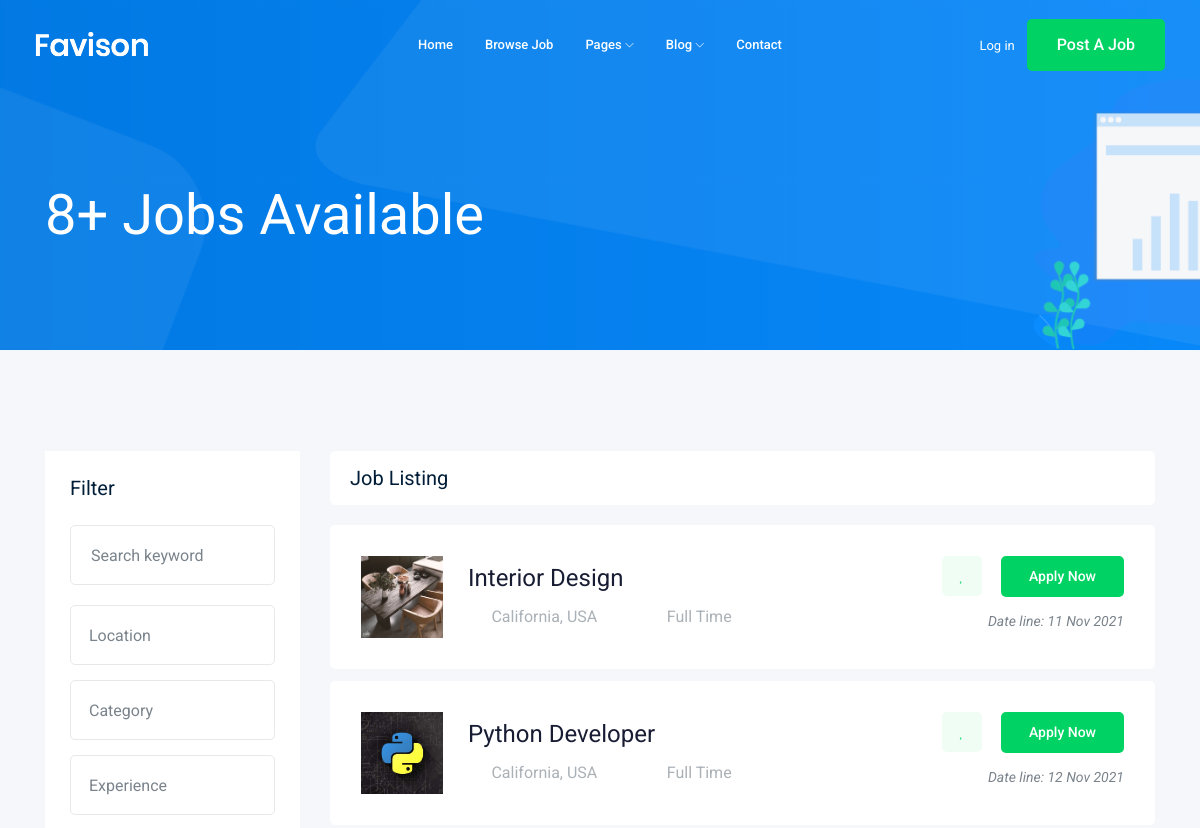
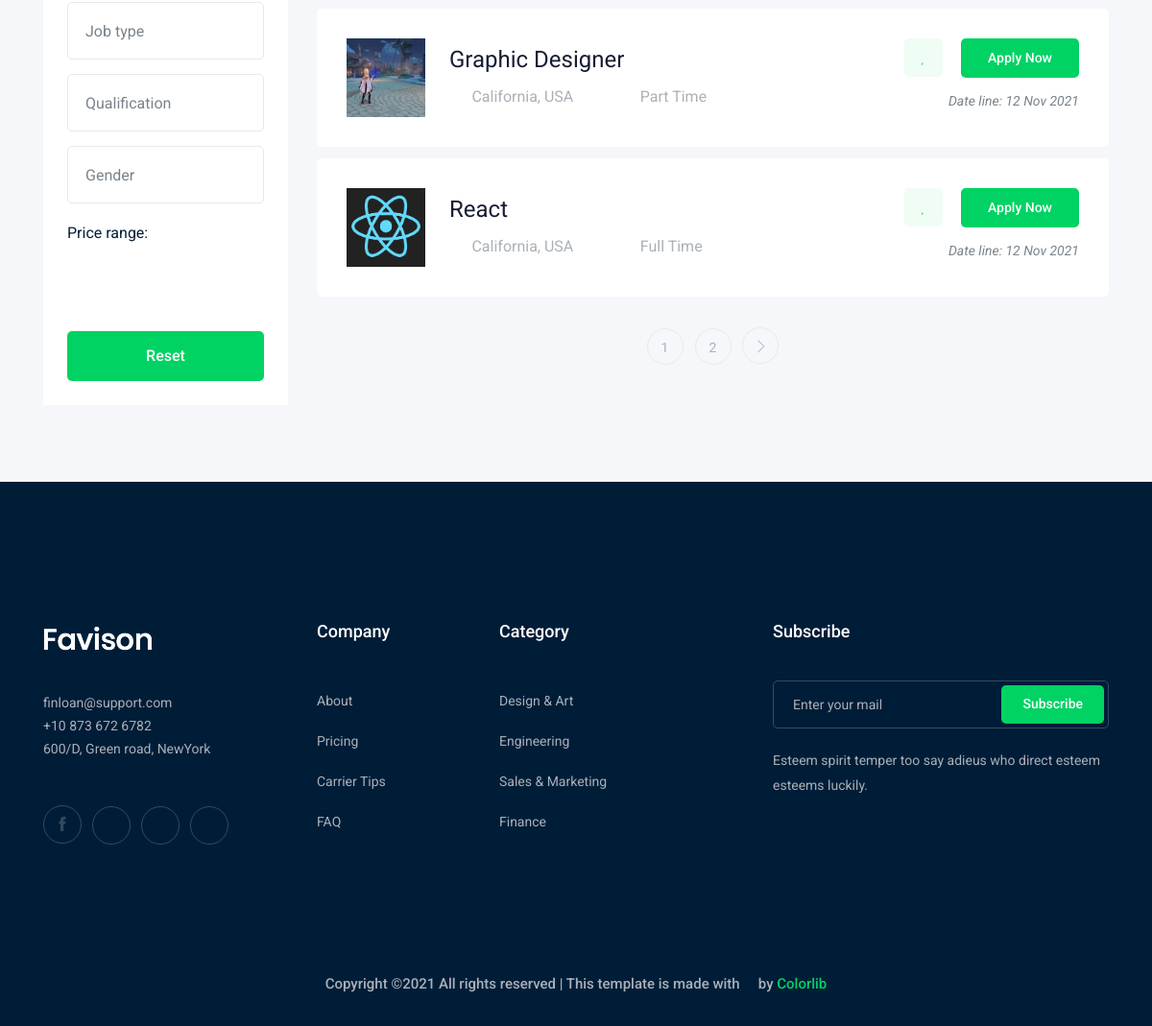
The page /job/ on the database its author committed (2 pictures, top to bottom).
### job/models.py (models this page shows, shortened)
class Job(models.Model):
    id = models.AutoField(primary_key=True)
    title = models.CharField(max_length=100, default='')
    job_type = models.CharField(max_length=15, choices=JOB_TITLE)
    description = models.TextField(max_length=1000, default='')
    published_at = models.DateTimeField(auto_now=True)
    vacancy = models.IntegerField(default=1)
    salary = models.IntegerField(default=0)
    category = models.ForeignKey(Category, on_delete=models.CASCADE)
    experience = models.IntegerField(default=0)
    image = models.ImageField(upload_to='job/', default='')

### job/views.py (the view)
# urls.py: path('', views.joblist, name='joblist'),
def joblist(request):
    joblist1 = Job.objects.all()
    paginator = Paginator(joblist1, 4)
    page_number = request.GET.get('page')
    page_obj = paginator.get_page(page_number)
    context = {'joblist1': page_obj, 'listlength': joblist1 }
    return render(request, 'job/joblist.html', context)

### job/templates/job/joblist.html (shortened to what this page needs)
{% load static %}
<!doctype html>
<html class="no-js" lang="zxx">
<head>
    <link rel="stylesheet" href="{% static 'css/bootstrap.min.css' %}">
    <link rel="stylesheet" href="{% static 'css/owl.carousel.min.css' %}">
    <link rel="stylesheet" href="{% static 'css/magnific-popup.css' %}">
    <link rel="stylesheet" href="{% static 'css/font-awesome.min.css' %}">
    <link rel="stylesheet" href="{% static 'css/themify-icons.css' %}">
    <link rel="stylesheet" href="{% static 'css/nice-select.css' %}">
    <link rel="stylesheet" href="{% static 'css/flaticon.css' %}">
    <link rel="stylesheet" href="{% static 'css/jquery-ui.css' %}">
    <link rel="stylesheet" href="{% static 'css/gijgo.css' %}">
    <link rel="stylesheet" href="{% static 'css/animate.min.css' %}">
    <link rel="stylesheet" href="{% static 'css/slicknav.css' %}">
    <link rel="stylesheet" href="{% static 'css/style.css' %}">
</head>
<body>
    <header>
        <div class="header-area ">
            <div id="sticky-header" class="main-header-area">
                <div class="container-fluid ">
                    <div class="header_bottom_border">
                        <div class="row align-items-center">
                            <div class="col-xl-3 col-lg-2">
                                <div class="logo">
                                    <a href="index.html">
                                        <img src="img/logo.png" alt="">
                                    </a>
                                </div>
                            </div>
                            <div class="col-xl-6 col-lg-7">
                                <div class="main-menu  d-none d-lg-block">
                                    <nav>
                                        <ul id="navigation">
                                            <li><a href="index.html">home</a></li>
                                            <li><a href="jobs.html">Browse Job</a></li>
                                            <li><a href="#">pages <i class="ti-angle-down"></i></a>
                                            </li>
                                            <li><a href="#">blog <i class="ti-angle-down"></i></a>
                                            </li>
                                            <li><a href="contact.html">Contact</a></li>
                                        </ul>
                                    </nav>
                                </div>
                            </div>
                            <div class="col-xl-3 col-lg-3 d-none d-lg-block">
                                <div class="Appointment">
                                    <div class="phone_num d-none d-xl-block">
                                        <a href="#">Log in</a>
                                    </div>
                                    <div class="d-none d-lg-block">
                                        <a class="boxed-btn3" href="{% url 'job:add'%}">Post a Job</a>
                                    </div>
                                </div>
                            </div>
                            <div class="col-12">
                            </div>
                        </div>
                    </div>
                </div>
            </div>
        </div>
    </header>
    <div class="bradcam_area bradcam_bg_1">
        <div class="container">
            <div class="row">
                <div class="col-xl-12">
                    <div class="bradcam_text">
                        <h3>{{listlength.count}}+ Jobs Available</h3>
                    </div>
                </div>
            </div>
        </div>
    </div>
    <div class="job_listing_area plus_padding">
        <div class="container">
            <div class="row">
                <div class="col-lg-3">
                    <div class="job_filter white-bg">
                        <div class="form_inner white-bg">
                            <h3>Filter</h3>
                            <form action="#">
                                <div class="row">
                                    <div class="col-lg-12">
                                        <div class="single_field">
                                            <input type="text" placeholder="Search keyword">
                                        </div>
                                    </div>
                                    <div class="col-lg-12">
                                    </div>
                                    <div class="col-lg-12">
                                    </div>
                                    <div class="col-lg-12">
                                    </div>
                                    <div class="col-lg-12">
                                    </div>
                                    <div class="col-lg-12">
                                    </div>
                                    <div class="col-lg-12">
                                    </div>
                                </div>
                            </form>
                        </div>
                        <div class="range_wrap">
                            <label for="amount">Price range:</label>
                            <p>
                                <input type="text" id="amount" readonly style="border:0; color:#7A838B; font-size: 14px; font-weight:400;">
                            </p>
                        </div>
                        <div class="reset_btn">
                            <button  class="boxed-btn3 w-100" type="submit">Reset</button>
                        </div>
                    </div>
                </div>
                <div class="col-lg-9">
                    <div class="recent_joblist_wrap">
                        <div class="recent_joblist white-bg ">
                            <div class="row align-items-center">
                                <div class="col-md-6">
                                    <h4>Job Listing</h4>
                                </div>
                            </div>
                        </div>
                    </div>
                    <div class="job_lists m-0">
                        <div class="row">
                            {% for i in joblist1 %}
                            <div class="col-lg-12 col-md-12">
                                <div class="single_jobs white-bg d-flex justify-content-between">
                                    <div class="jobs_left d-flex align-items-center">
                                        <div class="thumb" style="display: flex;justify-content: center;align-items: center;">
                                            <img src="{{i.image.url}}" alt="" width="82px" height="82px">
                                        </div>
                                        <div class="jobs_conetent">
                                            <a href="{% url 'job:job_details' i.id %}"><h4>{{i.title}}</h4></a>
                                            <div class="links_locat d-flex align-items-center">
                                                <div class="location">
                                                    <p> <i class="fa fa-map-marker"></i> California, USA</p>
                                                </div>
                                                <div class="location">
                                                    <p> <i class="fa fa-clock-o"></i>{{i.job_type}}</p>
                                                </div>
                                            </div>
                                        </div>
                                    </div>
                                    <div class="jobs_right">
                                        <div class="apply_now">
                                            <a class="heart_mark" href="#"> <i class="fa fa-heart"></i> </a>
                                            <a href="{% url 'job:job_details' i.id %}" class="boxed-btn3">Apply Now</a>
                                        </div>
                                        <div class="date">
                                            <p>Date line: {{i.published_at|date:'d M o'}}</p>
                                        </div>
                                    </div>
                                </div>
                            </div>
                            {% endfor %}
                        </div>
                        {% if joblist1.has_other_pages %}
                        <div class="row">
                            <div class="col-lg-12">
                                <div class="pagination_wrap">
                                    <ul>
                                        {% for i in joblist1.paginator.page_range %}
                                        <li><a href="?page={{i}}"><span>{{i}}</span></a></li>
                                        {% endfor %}
                                        {% if joblist1.has_next %}
                                            <li><a href="?page={{jobs.next.page_number}}"> <i class="ti-angle-right"></i> </a></li>
                                        {% endif %}
                                    </ul>
                                </div>
                            </div>
                        </div>
                        {% endif %}
                    </div>
                </div>
            </div>
        </div>
    </div>
    <footer class="footer">
        <div class="footer_top">
            <div class="container">
                <div class="row">
                    <div class="col-xl-3 col-md-6 col-lg-3">
                        <div class="footer_widget wow fadeInUp" data-wow-duration="1s" data-wow-delay=".3s">
                            <div class="footer_logo">
                                <a href="#">
                                    <img src="img/logo.png" alt="">
                                </a>
                            </div>
                            <p>
                                finloan@support.com <br>
                                +10 873 672 6782 <br>
                                600/D, Green road, NewYork
                            </p>
                            <div class="socail_links">
                                <ul>
                                    <li>
                                        <a href="#">
                                            <i class="ti-facebook"></i>
                                        </a>
                                    </li>
                                    <li>
                                        <a href="#">
                                            <i class="fa fa-google-plus"></i>
                                        </a>
                                    </li>
                                    <li>
                                        <a href="#">
                                            <i class="fa fa-twitter"></i>
                                        </a>
                                    </li>
                                    <li>
                                        <a href="#">
                                            <i class="fa fa-instagram"></i>
                                        </a>
                                    </li>
                                </ul>
                            </div>
                        </div>
                    </div>
                    <div class="col-xl-2 col-md-6 col-lg-2">
                        <div class="footer_widget wow fadeInUp" data-wow-duration="1.1s" data-wow-delay=".4s">
                            <h3 class="footer_title">
                                Company
                            </h3>
                            <ul>
                                <li><a href="#">About </a></li>
                                <li><a href="#"> Pricing</a></li>
                                <li><a href="#">Carrier Tips</a></li>
                                <li><a href="#">FAQ</a></li>
                            </ul>
                        </div>
                    </div>
                    <div class="col-xl-3 col-md-6 col-lg-3">
                        <div class="footer_widget wow fadeInUp" data-wow-duration="1.2s" data-wow-delay=".5s">
                            <h3 class="footer_title">
                                Category
                            </h3>
                            <ul>
                                <li><a href="#">Design & Art</a></li>
                                <li><a href="#">Engineering</a></li>
                                <li><a href="#">Sales & Marketing</a></li>
                                <li><a href="#">Finance</a></li>
                            </ul>
                        </div>
                    </div>
                    <div class="col-xl-4 col-md-6 col-lg-4">
                        <div class="footer_widget wow fadeInUp" data-wow-duration="1.3s" data-wow-delay=".6s">
                            <h3 class="footer_title">
                                Subscribe
                            </h3>
                            <form action="#" class="newsletter_form">
                                <input type="text" placeholder="Enter your mail">
                                <button type="submit">Subscribe</button>
                            </form>
                            <p class="newsletter_text">Esteem spirit temper too say adieus who direct esteem esteems
                                luckily.</p>
                        </div>
                    </div>
                </div>
            </div>
        </div>
        <div class="copy-right_text wow fadeInUp" data-wow-duration="1.4s" data-wow-delay=".3s">
            <div class="container">
                <div class="row">
                    <div class="col-xl-12">
                        <p class="copy_right text-center">
Copyright &copy;<script>document.write(new Date().getFullYear());</script> All rights reserved | This template is made with <i class="fa fa-heart-o" aria-hidden="true"></i> by <a href="https://colorlib.com" target="_blank">Colorlib</a>
                        </p>
                    </div>
                </div>
            </div>
        </div>
    </footer>
</body>
</html>

### rows shown on the page
Job: image (picture), title "Interior Design", job_type "Full Time", published_at "11 Nov 2021"
Job: image (picture), title "Python Developer", job_type "Full Time", published_at "12 Nov 2021"
Job: image (picture), title "Graphic Designer", job_type "Part Time", published_at "12 Nov 2021"
Job: image (picture), title "React", job_type "Full Time", published_at "12 Nov 2021"

### other values the page prints
{{ listlength.count }} "8"
{{ i }} "1" "2"
